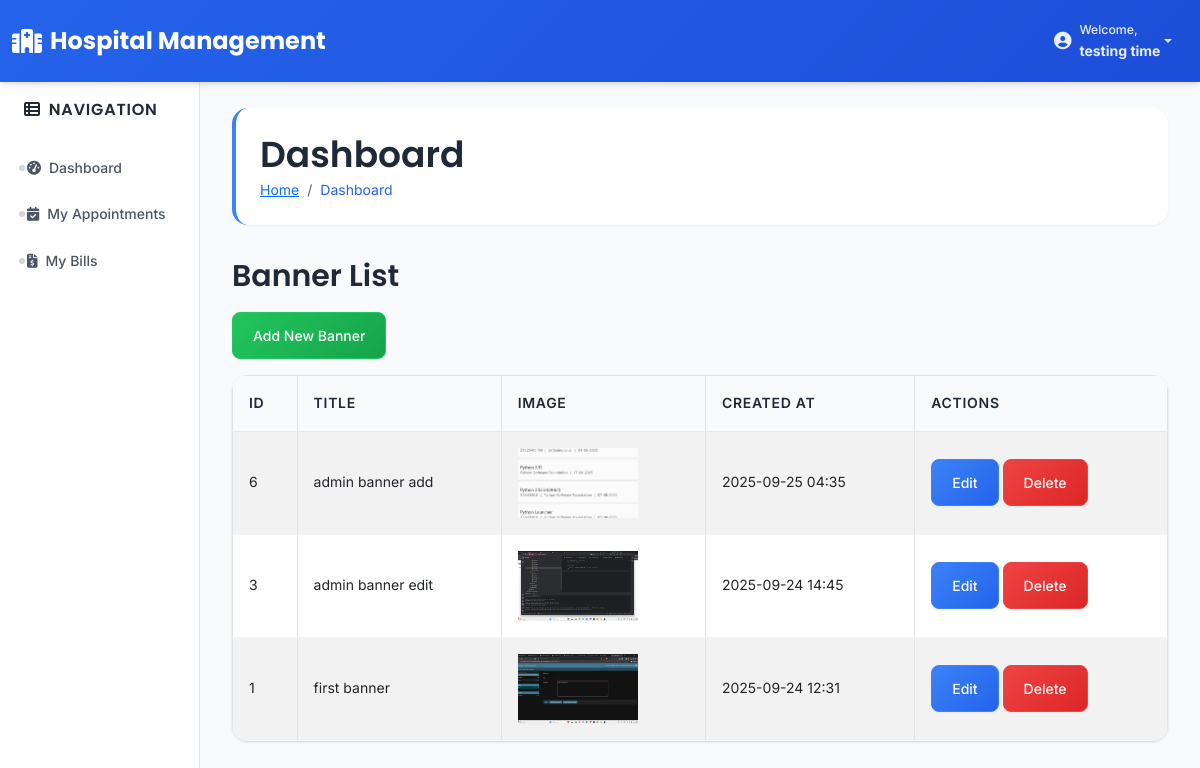
The page /patients/banners/ (signed in) on the database as committed earlier.
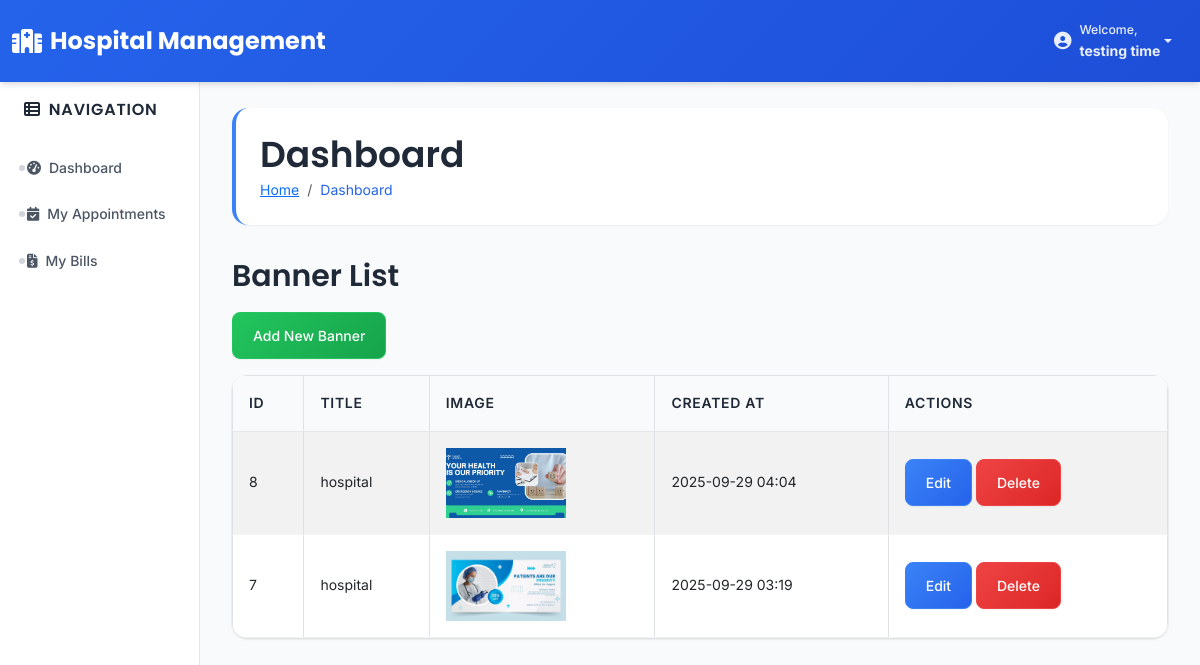
The same page on the database as committed later.
### accounts/models.py (models this page shows)
class CustomUser(AbstractUser):
    first_name = None
    last_name = None
    ROLE_CHOICES = (
        ('admin', 'Admin'),
        ('doctor', 'Doctor'),
        ('patient', 'Patient'),
        ('receptionist', 'Receptionist'),
    )
    role = models.CharField(max_length=20, choices=ROLE_CHOICES)
    GENDER_CHOICES = (
        ('Male', 'Male'),
        ('Female', 'Female'),
        ('Other', 'Other'),
    )
    gender = models.CharField(max_length=10, choices=GENDER_CHOICES, null=True, blank=True)
    REQUIRED_FIELDS = []  # Only username is required

### patients/models.py (models this page shows, shortened)
class Banner(models.Model):
    title = models.CharField(max_length=100)
    image = models.ImageField(upload_to='banners/')
    created_at = models.DateTimeField(auto_now_add=True)

### patients/views.py (the view)
# urls.py: path('banners/', views.banner_list, name='banner_list'),  # /patients/banners/
@login_required
def banner_list(request):
    banners = Banner.objects.all().order_by('-created_at')
    return render(request, 'patients/banner_list.html', {'banners': banners})

### templates/patients/banner_list.html (shortened to what this page needs)
{% extends 'base.html' %}
{% load static %}
{% block content %}
<h2>Banner List</h2>
<div class="mb-3">
    <a href="{% url 'patients:patient_banner_add' %}" class="btn btn-success">Add New Banner</a>
</div>
<table class="table table-bordered table-striped">
    <thead>
        <tr>
            <th>ID</th>
            <th>Title</th>
            <th>Image</th>
            <th>Created At</th>
            <th>Actions</th>
        </tr>
    </thead>
    <tbody>
        {% for banner in banners %}
        <tr>
            <td>{{ banner.id }}</td>
            <td>{{ banner.title|default:"-" }}</td>
            <td>
                {% if banner.image %}
                    <img src="{{ banner.image.url }}" alt="{{ banner.title }}" style="width:120px; height:70px; object-fit:cover;">
                {% else %}
                    No image
                {% endif %}
            </td>
            <td>{{ banner.created_at|date:"Y-m-d H:i" }}</td>
            <td>
                <a href="{% url 'patients:patient_banner_edit' banner.id %}" class="btn btn-sm btn-primary">Edit</a>
                <a href="{% url 'patients:patient_banner_delete' banner.id %}" class="btn btn-sm btn-danger">Delete</a>
            </td>
        </tr>
        {% empty %}
        <tr>
            <td colspan="5" class="text-center">No banners found</td>
        </tr>
        {% endfor %}
    </tbody>
</table>
{% endblock %}

### templates/base.html (shortened to what this page needs)
{% load static %}
<!DOCTYPE html>
<html lang="en">
<head>
    <link href="https://cdn.jsdelivr.net/npm/bootstrap@5.3.0/dist/css/bootstrap.min.css" rel="stylesheet">
    <link href="https://cdnjs.cloudflare.com/ajax/libs/font-awesome/6.4.0/css/all.min.css" rel="stylesheet">
    <link rel="stylesheet" href="{% static 'css/style.css' %}">
</head>
<body>
    <nav class="navbar navbar-expand-lg navbar-dark fixed-top">
        <div class="container-fluid">
            <a class="navbar-brand d-flex align-items-center" href="{% url 'dashboard' %}">
                <i class="fas fa-hospital me-2"></i>
                <span class="d-none d-sm-inline">Hospital Management</span>
            </a>
            <div class="navbar-nav ms-auto d-flex flex-row">
                {% if user.is_authenticated %}
                    <div class="nav-item dropdown">
                        <a class="nav-link dropdown-toggle d-flex align-items-center" href="#" id="userDropdown" role="button" data-bs-toggle="dropdown" aria-expanded="false">
                            <div class="d-flex align-items-center">
                                <div class="user-avatar me-2">
                                </div>
                                <div class="d-none d-md-block">
                                    <div class="small text-light-50">Welcome,</div>
                                    <div class="fw-bold">{{ user.username|default:user.get_full_name }}</div>
                                </div>
                            </div>
                        </a>
                    </div>
                {% endif %}
            </div>
        </div>
    </nav>
    <div class="container-fluid" style="margin-top: 76px;">
        <div class="row">
            <nav class="col-md-2 d-md-block sidebar collapse">
                <div class="position-sticky">
                    <h5><i class="fas fa-th-list me-2"></i>Navigation</h5>
                    <ul class="nav flex-column">
                        {% if user.is_authenticated %}
                            <li class="nav-item">
                                <a class="nav-link" href="{% url 'dashboard' %}">
                                    <i class="fas fa-tachometer-alt me-2"></i>Dashboard
                                </a>
                            </li>
                            {% if user.role == 'admin' %}
                                <li class="nav-item">
                                    <a class="nav-link" href="{% url 'doctors:doctor_list' %}">
                                        <i class="fas fa-user-md me-2"></i>Doctors
                                    </a>
                                </li>
                                <li class="nav-item">
                                    <a class="nav-link" href="{% url 'patients:patient_list' %}">
                                        <i class="fas fa-users me-2"></i>Patients
                                    </a>
                                </li>
                                <li class="nav-item">
                                    <a class="nav-link" href="{% url 'appointments:appointment_list' %}">
                                        <i class="fas fa-calendar-check me-2"></i>Appointments
                                    </a>
                                </li>
                                <li class="nav-item">
                                    <a class="nav-link" href="{% url 'billing:bill_list' %}">
                                        <i class="fas fa-file-invoice-dollar me-2"></i>Billing
                                    </a>
                                </li>
                                <li class="nav-item">
                                    <a class="nav-link" href="{% url 'receptionists:receptionist_list' %}">
                                        <i class="fas fa-user-tie me-2"></i>Receptionists
                                    </a>
                                </li>
                                <li class="nav-item">
                                    <a class="nav-link" href="{% url 'reports:reports_dashboard' %}">
                                        <i class="fas fa-chart-bar me-2"></i>Reports
                                    </a>
                                </li>
                                <li class="nav-item">
                                    <a class="nav-link" href="{% url 'appointments:manage_requests' %}">
                                        <i class="fas fa-clipboard-list me-2"></i>Requests
                                    </a>
                                </li>
                            {% elif user.role == 'doctor' %}
                                <li class="nav-item">
                                    <a class="nav-link" href="{% url 'appointments:appointment_list' %}">
                                        <i class="fas fa-calendar-check me-2"></i>My Appointments
                                    </a>
                                </li>
                            {% elif user.role == 'patient' %}
                                <li class="nav-item">
                                    <a class="nav-link" href="{% url 'appointments:appointment_list' %}">
                                        <i class="fas fa-calendar-check me-2"></i>My Appointments
                                    </a>
                                </li>
                                <li class="nav-item">
                                    <a class="nav-link" href="{% url 'billing:bill_list' %}">
                                        <i class="fas fa-file-invoice-dollar me-2"></i>My Bills
                                    </a>
                                </li>
                            {% endif %}
                        {% endif %}
                    </ul>
                </div>
            </nav>
            <main class="col-md-10 ms-sm-auto main-content">
                {% block page_header %}
                    <div class="page-header fade-in">
                        <div class="d-flex justify-content-between align-items-center">
                            <div>
                                <h1 class="mb-0">{% block page_title %}Dashboard{% endblock %}</h1>
                                {% block breadcrumbs %}
                                    <nav aria-label="breadcrumb">
                                        <ol class="breadcrumb mb-0">
                                            <li class="breadcrumb-item"><a href="{% url 'dashboard' %}">Home</a></li>
                                            <li class="breadcrumb-item active" aria-current="page">{% block current_page %}Dashboard{% endblock %}</li>
                                        </ol>
                                    </nav>
                                {% endblock %}
                            </div>
                        </div>
                    </div>
                {% endblock %}
                <div class="content-wrapper fade-in" data-animate>
                    {% block content %}
                    {% endblock %}
                </div>
            </main>
        </div>
    </div>
</body>
</html>

Rows that differ between the two databases and show on the page:
removed Banner: id "6", title "admin banner add", image (picture), created_at "2025-09-25 04:35"
removed Banner: id "3", title "admin banner edit", image (picture), created_at "2025-09-24 14:45"
removed Banner: id "1", title "first banner", image (picture), created_at "2025-09-24 12:31"
added Banner: id "8", title "hospital", image (picture), created_at "2025-09-29 04:04"
added Banner: id "7", title "hospital", image (picture), created_at "2025-09-29 03:19"
